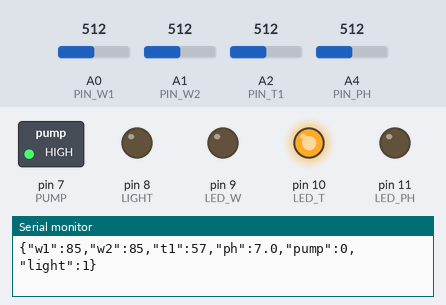
The sketch below on a simulated Arduino Uno, built with avr-gcc and run on an emulated ATmega328P. Shown: switched loads named in the sketch (green lamp = pin HIGH), output pins drawn as LEDs (lit = HIGH), the last lines printed to the serial monitor. Inputs (shaded band) come from the test bench; at power-on: A2 (PIN_T1) = 512, A4 (PIN_PH) = 512, A0 (PIN_W1) = 512, A1 (PIN_W2) = 512.

Above: at 1.2 s.
1.3 s: A2 (PIN_T1) set to 590
4.3 s: A2 (PIN_T1) set to 615
At 6.5 s:
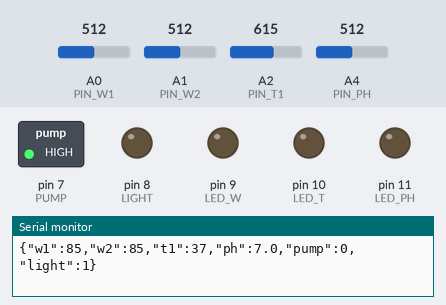
6.8 s: A4 (PIN_PH) set to 546
At 8.5 s:
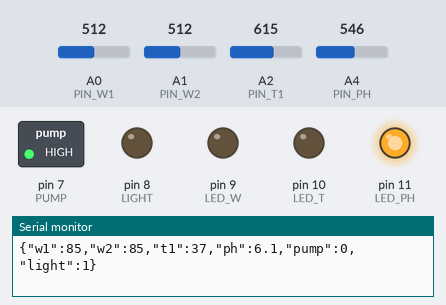
8.9 s: A0 (PIN_W1) set to 246
10.7 s: A0 (PIN_W1) set to 228
At 12.3 s:
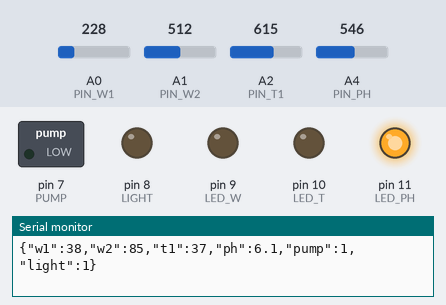
13.1 s: A1 (PIN_W2) set to 50
At 14.2 s:
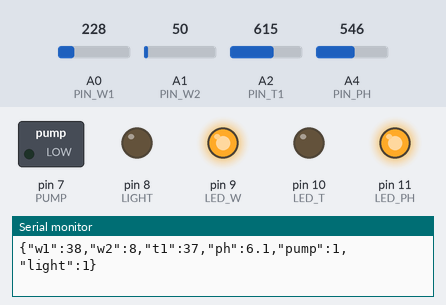
Timing chart, 0 to 16.1 s (numbered marks = the images above; inputs shaded):
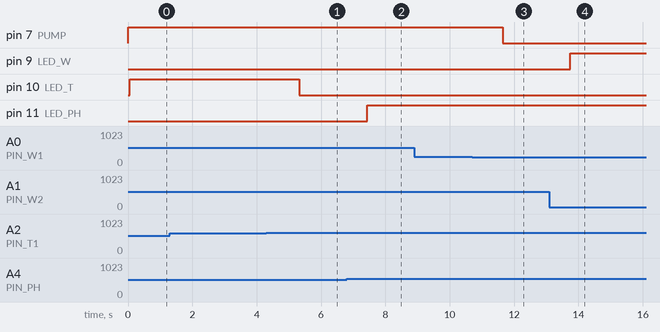

The sketch:

aquarium.ino
```cpp
/*
  BỂ CÁ THÔNG MINH – Arduino UNO
  Cảm biến:  A0 mực nước bể cá | A1 mực nước bình dự trữ | A2 độ đục bể cá (CHỈ đo bể chính)
             A4 pH (module PH-4502C)   (A3 không dùng – bình dự trữ không đo độ đục)
  Ngõ ra:    D7 relay bơm | D8 relay đèn hồ
             D9 LED cảnh báo nước | D10 LED cảnh báo đục | D11 LED cảnh báo pH
  Relay thường kích mức LOW -> nếu relay của bạn kích mức HIGH, đổi RELAY_ON/RELAY_OFF.
*/
const int PIN_W1 = A0, PIN_W2 = A1, PIN_T1 = A2, PIN_PH = A4;
const int PUMP = 7, LIGHT = 8, LED_W = 9, LED_T = 10, LED_PH = 11;
const int RELAY_ON = LOW, RELAY_OFF = HIGH;

// ---- HIỆU CHỈNH (đo thực tế rồi sửa) ----
const int WATER_EMPTY = 0, WATER_FULL = 600;   // giá trị analog khi cảm biến khô / ngập
const int TURB_CLEAR = 800, TURB_DIRTY = 300;  // analog khi nước trong / rất đục
const float PH_OFFSET = 0.0;                   // chỉnh bằng dung dịch pH 7
const float PH_SLOPE = 0.18;                   // V trên 1 đơn vị pH (tuỳ module)

const int LOW_WATER = 20, TURB_MAX = 40;   // LOW_WATER: nước quá cạn (dùng cho hiệu ứng) | đục >= 40% là cảnh báo
const int TANK_MIN = 40;      // mực nước TỐI THIỂU của bể cá: dưới 40% -> bơm thêm từ bình dự trữ
const int TANK_TARGET = 60;   // bơm đến khi bể cá đạt 60% thì dừng
const int RES_MIN = 40;       // bình dự trữ dưới 40% -> BÁO ĐỘNG (cần châm thêm nước)
const int RES_START = 10;     // bình dự trữ phải >= 10% mới cho bơm chạy
const int RES_STOP = 5;       // bình dự trữ <= 5% -> dừng bơm (tránh bơm chạy khô)
const float PH_MIN = 6.5, PH_MAX = 8.0;
bool pump = false, light = true;

int pct(int pin, int a, int b) { return constrain(map(analogRead(pin), a, b, 0, 100), 0, 100); }

float readPH() {
  long sum = 0;
  for (int i = 0; i < 10; i++) { sum += analogRead(PIN_PH); delay(5); }
  float v = (sum / 10.0) * 5.0 / 1023.0;
  return constrain(7.0 + (2.5 - v) / PH_SLOPE + PH_OFFSET, 0, 14);
}

void setup() {
  Serial.begin(9600);
  int outs[] = {PUMP, LIGHT, LED_W, LED_T, LED_PH};
  for (int p : outs) pinMode(p, OUTPUT);
  digitalWrite(PUMP, RELAY_OFF);
  digitalWrite(LIGHT, RELAY_ON);
}

void loop() {
  // nhận lệnh từ web: L1 = bật đèn, L0 = tắt đèn
  while (Serial.available()) {
    String s = Serial.readStringUntil('\n'); s.trim();
    if (s == "L1") light = true;
    if (s == "L0") light = false;
  }
  digitalWrite(LIGHT, light ? RELAY_ON : RELAY_OFF);

  int w1 = pct(PIN_W1, WATER_EMPTY, WATER_FULL);
  int w2 = pct(PIN_W2, WATER_EMPTY, WATER_FULL);
  int t1 = pct(PIN_T1, TURB_CLEAR, TURB_DIRTY);
  float ph = readPH();

  // bơm: bể cá dưới mức tối thiểu (40%) mà bình dự trữ còn nước -> bơm bù đến 60%
  //      bình dự trữ gần cạn -> dừng bơm
  if (w1 < TANK_MIN && w2 >= RES_START) pump = true;
  if (w1 >= TANK_TARGET || w2 <= RES_STOP) pump = false;
  digitalWrite(PUMP, pump ? RELAY_ON : RELAY_OFF);

  // nước BỂ CÁ CHÍNH đục: đạt ngưỡng trở lên thì cảnh báo (không còn máy lọc)
  bool dirty = (t1 >= TURB_MAX);

  // đèn cảnh báo nước: bình dự trữ < 40%, hoặc bể cá < 40% mà không bơm được
  digitalWrite(LED_W, (w2 < RES_MIN || (w1 < TANK_MIN && !pump)));
  digitalWrite(LED_T, dirty);
  digitalWrite(LED_PH, (ph < PH_MIN || ph > PH_MAX));

  Serial.print("{\"w1\":"); Serial.print(w1);
  Serial.print(",\"w2\":"); Serial.print(w2);
  Serial.print(",\"t1\":"); Serial.print(t1);
  Serial.print(",\"ph\":"); Serial.print(ph, 1);
  Serial.print(",\"pump\":"); Serial.print(pump);
  Serial.print(",\"light\":"); Serial.print(light);
  Serial.println("}");
  delay(1000);
}
```

Measured:
- the behaviour switches between 600 and 601 on A2 (PIN_T1) (found by bisection; images 0 and 1)
- the behaviour switches between 529 and 530 on A4 (PIN_PH) (found by bisection; images 1 and 2)
- the behaviour switches between 240 and 239 on A0 (PIN_W1) (found by bisection; images 2 and 3)
- after the input at 4.3 s, pin 10 (LED_T): HIGH → LOW after 1.0 s
- after the input at 6.8 s, pin 11 (LED_PH): LOW → HIGH after 0.63 s
- after the input at 10.7 s, pin 7 (PUMP): HIGH → LOW after 0.94 s
- after the input at 13.1 s, pin 9 (LED_W): LOW → HIGH after 0.65 s
